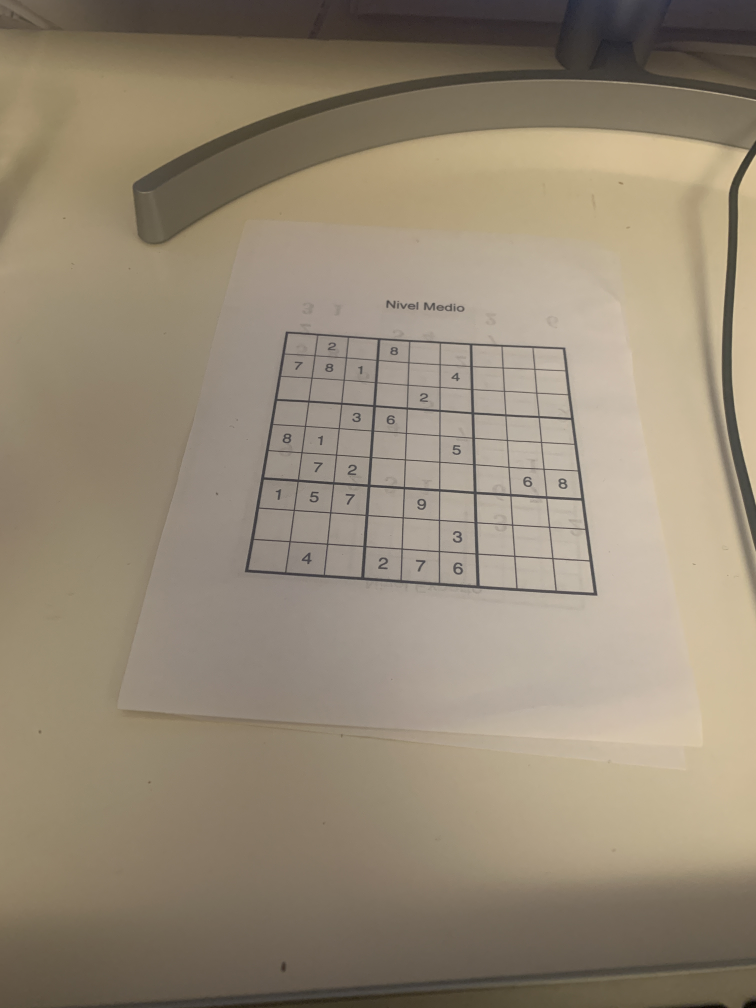
#> input picture sudoku/assets/sudoku.jpg, 3024 x 4032 px (shown at 1/4 size)
$ python -i helpers.py   (imports and definitions only)
#> lines starting #> are read from the running program, lines starting #| are printed output that depends on the picture; after the words box and inside, x2 and y2 are one past the last pixel; in counts of white or black regions, pixels touching at a corner belong together
# Helper functions for the Sudoku project.

import cv2
import numpy as np
import matplotlib.pyplot as plt


# [8 lines left out: function show_image, not called in this run]


def plot_many_images(images, titles, rows=1, columns=2):
    """Plots multiple images in a single figure.
    Input:
        images: A list of 2D numpy arrays representing the images to be plotted.
        titles: A list of strings representing the titles of the images.
        rows: An integer representing the number of rows of images to be plotted.
        columns: An integer representing the number of columns of images to be plotted.
    """
    for i, image in enumerate(images):
        plt.subplot(rows, columns, i + 1)
        plt.imshow(image, "gray")
        plt.title(titles[i])
        plt.xticks([]), plt.yticks([])  # Hide tick marks
    plt.show()


# [38 lines left out: functions display_points, display_rects, not called in this run]
    # return img


def find_external_contours(processed_image):
    """Finds the external contours of the gridlines in the processed image.
    Input:
        processed_image: A 2D numpy array representing the processed image.
    Output:
        A list of numpy arrays representing the contours of the gridlines.
    """
    # findContours: boundaries of shapes having same intensity
    # https://docs.opencv.org/4.x/d4/d73/tutorial_py_contours_begin.html

    # https://docs.opencv.org/4.x/d9/d8b/tutorial_py_contours_hierarchy.html
    # RETR_EXTERNAL -> gives "outer" contours. So if you have one contour enclosing another, only the outermost is given.
    # RETR_LIST - > gives all contours.
    # RETR_CCOMP and RETR_TREE -> Take hierarchy into account.

    ext_contours, hierarchy = cv2.findContours(
        processed_image.copy(), cv2.RETR_EXTERNAL, cv2.CHAIN_APPROX_SIMPLE
    )
    contours, hierarchy = cv2.findContours(
        processed_image.copy(), cv2.RETR_LIST, cv2.CHAIN_APPROX_SIMPLE
    )

    processed_image = cv2.cvtColor(processed_image, cv2.COLOR_GRAY2RGB)

    # Draw all contours on image in 2px red lines
    all_contours = cv2.drawContours(
        processed_image.copy(),
        contours,
        -1, # draw all contours
        (255, 0, 0,), # red colour
        2, # thickness
    )
    external_contours = cv2.drawContours(
        processed_image.copy(), ext_contours, -1, (255, 0, 0), 2
    )

    plot_many_images([all_contours, external_contours], ["All contours", "External Only"])


# [13 lines left out: function distance_between_points, not called in this run]

>>> import cv2
>>> picture = cv2.imread('assets/sudoku.jpg', cv2.IMREAD_GRAYSCALE)
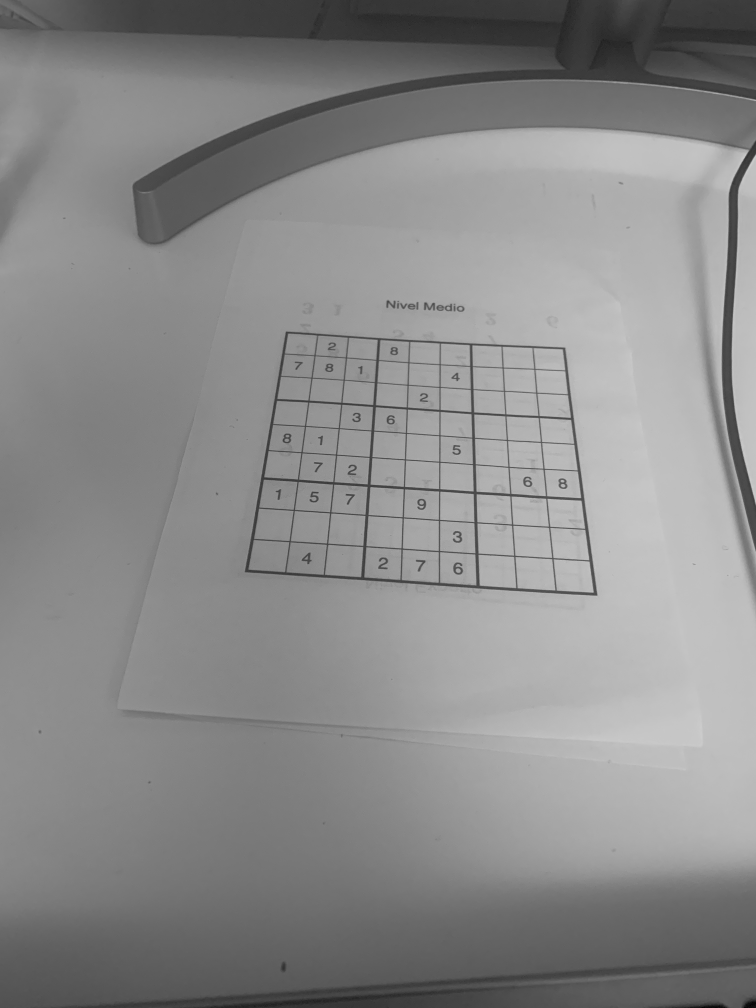
#> picture: shape (4032, 3024) (shown at 1/4 size); min 0, max 214, mean 138
>>> result = find_external_contours(picture)
#> in find_external_contours, `ext_contours, hierarchy = cv2.findContours( processed_image.copy(), cv..`: ext_contours = 1 contour; box (x1, y1, x2, y2) and area: (0, 0, 3024, 4032) 12185704
#> in find_external_contours, `contours, hierarchy = cv2.findContours( processed_image.copy(), cv2.RE..`: contours = 24 contours, 23 with area under 20; largest, box (x1, y1, x2, y2) and area: (0, 0, 3024, 4032) 12185704
#> the loop in plot_many_images, `for i, image in enumerate(images):` made 2 passes
#> in plot_many_images, `plt.show()`:
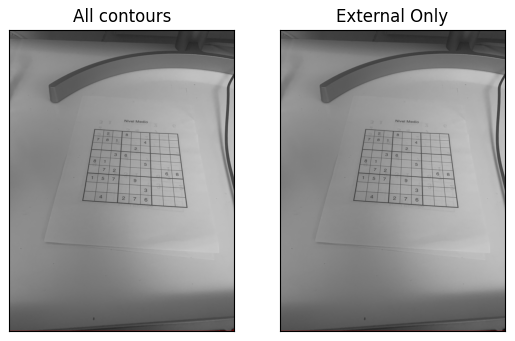
#> figure drawn by matplotlib, 2 panels; B, G, R data is drawn as R, G, B
